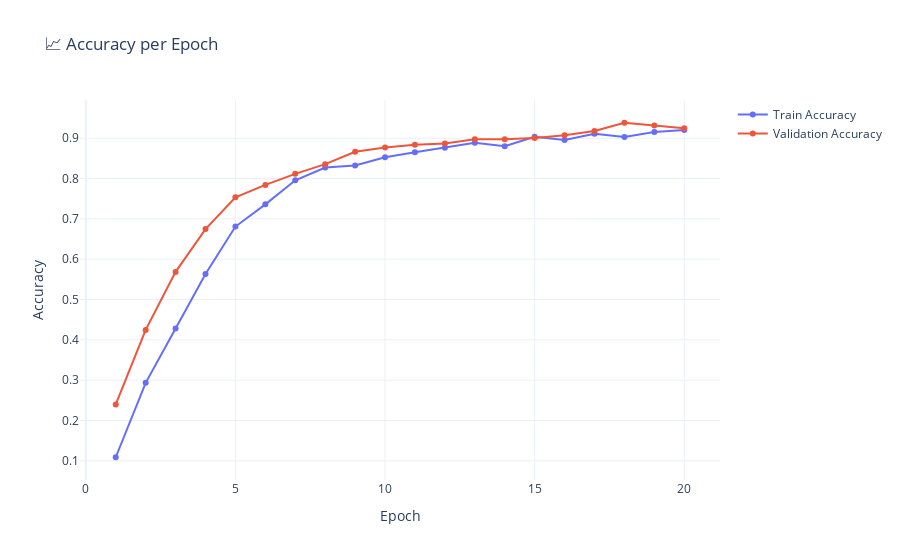

Write notebook code for a chart like this one.
### Code cell
# Function to plot accuracy using Plotly

def plot_accuracy_plotly(train_acc, val_acc, save_dir="../reports", filename_prefix="plotly_accuracy"):
    os.makedirs(save_dir, exist_ok=True)
    timestamp = datetime.datetime.now().strftime("%Y%m%d_%H%M%S")
    save_path = os.path.join(save_dir, f"{filename_prefix}_{timestamp}.png")

    epochs = list(range(1, len(train_acc) + 1))
    fig = go.Figure()
    fig.add_trace(go.Scatter(x=epochs, y=train_acc, mode='lines+markers', name='Train Accuracy'))
    fig.add_trace(go.Scatter(x=epochs, y=val_acc, mode='lines+markers', name='Validation Accuracy'))
    fig.update_layout(
        title="📈 Accuracy per Epoch",
        xaxis_title="Epoch",
        yaxis_title="Accuracy",
        template="plotly_white",
    )

    fig.show()

    try:
        img_bytes = fig.to_image(format="png", scale=3)
        with open(save_path, "wb") as f:
            f.write(img_bytes)
        print(f"✅ Accuracy plot saved to: {save_path}")
    except Exception as e:
        print(f"⚠️ Could not save accuracy plot: {e}")
plot_accuracy_plotly(train_acc, val_acc)

### Figure 1 — Plotly figure (JSON) as saved in the notebook; plotly's stock layout.template omitted (floating-point values rounded to 4 significant figures)
{"data": [{"mode": "lines+markers", "name": "Train Accuracy", "type": "scatter", "x": [1, 2, 3, 4, 5, 6, 7, 8, 9, 10, 11, 12, 13, 14, 15, 16, 17, 18, 19, 20], "y": [0.1088, 0.2934, 0.4279, 0.5632, 0.6809, 0.736, 0.7956, 0.8272, 0.8324, 0.8529, 0.8654, 0.8765, 0.889, 0.8801, 0.9037, 0.8956, 0.911, 0.9029, 0.9154, 0.9206]}, {"mode": "lines+markers", "name": "Validation Accuracy", "type": "scatter", "x": [1, 2, 3, 4, 5, 6, 7, 8, 9, 10, 11, 12, 13, 14, 15, 16, 17, 18, 19, 20], "y": [0.2397, 0.4247, 0.5685, 0.6747, 0.7534, 0.7842, 0.8116, 0.8356, 0.8664, 0.8767, 0.8836, 0.887, 0.8973, 0.8973, 0.9007, 0.9075, 0.9178, 0.9384, 0.9315, 0.9247]}], "layout": {"title": {"text": "📈 Accuracy per Epoch"}, "xaxis": {"title": {"text": "Epoch"}}, "yaxis": {"title": {"text": "Accuracy"}}}}
